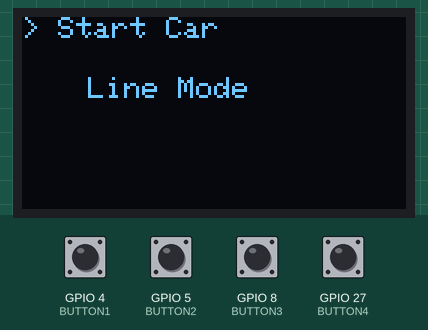
The sketch below on a simulated ESP32. Parts: 128×64 one-colour display. The test bench sets the inputs (shaded band); at power-on: GPIO 4 (BUTTON1), GPIO 5 (BUTTON2), GPIO 8 (BUTTON3), GPIO 27 (BUTTON4) HIGH.

Above: at 3.2 s.
3.3 s: GPIO 4 (BUTTON1) pulled LOW for 0.15 s
At 4.5 s:
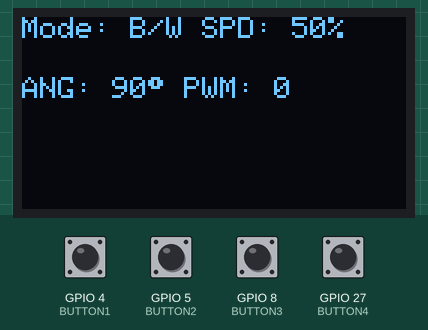
4.9 s: GPIO 5 (BUTTON2) pulled LOW for 0.15 s
At 5.8 s:
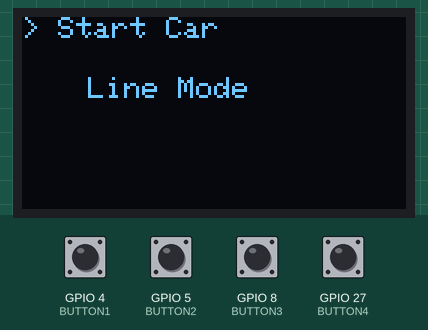
6.5 s: GPIO 27 (BUTTON4) pulled LOW for 0.15 s
At 7.1 s:
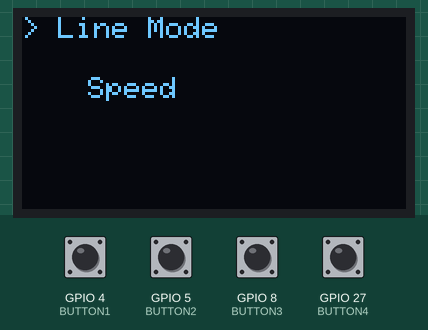
8.1 s: GPIO 4 (BUTTON1) pulled LOW for 1 s
At 9.2 s:
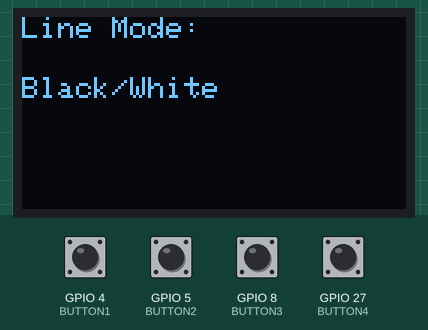
10.6 s: GPIO 8 (BUTTON3) pulled LOW for 0.15 s
At 11.4 s:
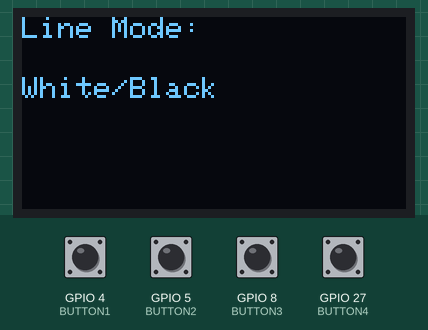
12.2 s: GPIO 8 (BUTTON3) pulled LOW for 1 s
At 12.7 s:
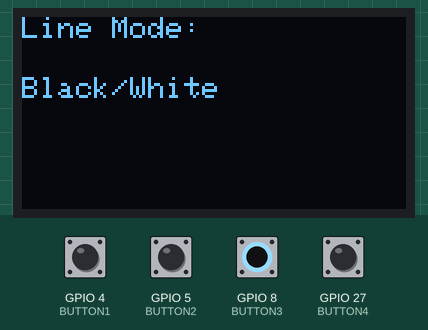
Timing chart, 0 to 15.2 s (numbered marks = the images above; inputs shaded):
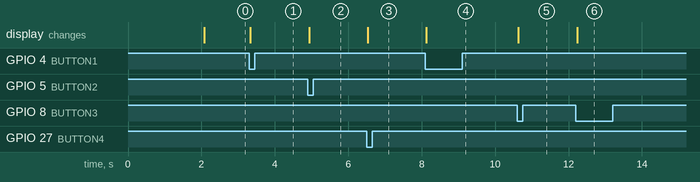

Measured:
- after the input at 3.3 s, the display: changes at once (image 1)
- after the input at 4.9 s, the display: changes at once (image 2)
- after the input at 6.5 s, the display: changes at once (image 3)
- after the input at 8.1 s, the display: changes at once (image 4)
- after the input at 10.6 s, the display: changes at once (image 5)
- after the input at 12.2 s, the display: changes at once (image 6)

The sketch:

OLED.ino
```cpp
#include <Wire.h>
#include <Adafruit_GFX.h>
#include <Adafruit_SSD1306.h>

#define SCREEN_WIDTH 128
#define SCREEN_HEIGHT 64
Adafruit_SSD1306 display(SCREEN_WIDTH, SCREEN_HEIGHT, &Wire, -1);

// Button pins
#define BUTTON1 4 // Okay
#define BUTTON2 5 // Back
#define BUTTON3 8 // Up
#define BUTTON4 27 // Down

enum MenuState { MAIN_MENU, LINE_MODE_MENU, SPEED_MENU, EMOTE_MENU, RUNNING };
MenuState menuState = MAIN_MENU;

const char* mainMenuItems[] = {" Start Car", " Line Mode", " Speed", " Emote"};
byte selectedOption = 0;
byte lineMode = 0;
int carSpeed = 50;
int16_t speed = 0;
uint8_t steering_angle = 90;

bool prevBtn1 = false;
bool prevBtn2 = false;
bool prevBtn3 = false;
bool prevBtn4 = false;

void setup() {
  Serial.begin(115200);

  pinMode(BUTTON1, INPUT_PULLUP);
  pinMode(BUTTON2, INPUT_PULLUP);
  pinMode(BUTTON3, INPUT_PULLUP);
  pinMode(BUTTON4, INPUT_PULLUP);

  // OLED init
  if (!display.begin(SSD1306_SWITCHCAPVCC, 0x3C)) {
    Serial.println("OLED init failed");
    while (1);
  }

  display.clearDisplay();
  display.setTextSize(1);
  display.setTextColor(SSD1306_WHITE);

  display.setCursor(10, 10);
  display.println("Self-Driving Car");
  display.setCursor(15, 30);
  display.println("PMLD2 Team Hitam");
  display.display();
  delay(2000);

  printMainMenu();
}

void loop() {
  readButtons();

  if (menuState == RUNNING) {
    static unsigned long lastUpdate = 0;
    if (millis() - lastUpdate >= 100) {
      printRunningScreen();
      lastUpdate = millis();
    }
  }
}

void readButtons() {
  bool currentBtn1 = !digitalRead(BUTTON1);
  bool currentBtn2 = !digitalRead(BUTTON2);
  bool currentBtn3 = !digitalRead(BUTTON3);
  bool currentBtn4 = !digitalRead(BUTTON4);

  if (currentBtn1 && !prevBtn1) processButton(1);
  if (currentBtn2 && !prevBtn2) processButton(2);
  if (currentBtn3 && !prevBtn3) processButton(3);
  if (currentBtn4 && !prevBtn4) processButton(4);

  prevBtn1 = currentBtn1;
  prevBtn2 = currentBtn2;
  prevBtn3 = currentBtn3;
  prevBtn4 = currentBtn4;

  delay(10);
}

void processButton(int button) {
  switch (menuState) {
    case MAIN_MENU: handleMainMenu(button); break;
    case LINE_MODE_MENU: handleLineModeMenu(button); break;
    case SPEED_MENU: handleSpeedMenu(button); break;
    case EMOTE_MENU: handleEmoteMenu(button); break;
    case RUNNING: handleRunningState(button); break;
  }
}

void handleRunningState(int button) {
  if (button == 2) {
    menuState = MAIN_MENU;
    printMainMenu();
  }
}

void handleMainMenu(int button) {
  switch (button) {
    case 3: if (selectedOption > 0) selectedOption--; printMainMenu(); break;
    case 4: if (selectedOption < 3) selectedOption++; printMainMenu(); break;
    case 1:
      if (selectedOption == 0) menuState = RUNNING, printRunningScreen();
      else if (selectedOption == 1) menuState = LINE_MODE_MENU, printLineModeMenu();
      else if (selectedOption == 2) menuState = SPEED_MENU, printSpeedMenu();
      else menuState = EMOTE_MENU, printEmoteMenu();
      break;
  }
}

void handleLineModeMenu(int button) {
  switch (button) {
    case 3:
    case 4:
      lineMode = !lineMode;
      printLineModeMenu();
      break;
    case 1:
    case 2:
      menuState = MAIN_MENU;
      printMainMenu();
      break;
  }
}

void handleSpeedMenu(int button) {
  switch (button) {
    case 3: carSpeed = min(carSpeed + 5, 100); printSpeedMenu(); break;
    case 4: carSpeed = max(carSpeed - 5, 0); printSpeedMenu(); break;
    case 1:
    case 2: menuState = MAIN_MENU; printMainMenu(); break;
  }
}

void handleEmoteMenu(int button) {
  if (button == 1) {
    display.clearDisplay();
    display.setCursor(10, 10);
    display.println("Emoting");
    display.setCursor(10, 30);
    display.println(":D :X :O :)");
    display.display();
    delay(3000);
    menuState = MAIN_MENU;
    printMainMenu();
  } else if (button == 2) {
    menuState = MAIN_MENU;
    printMainMenu();
  }
}

// ------------------- OLED DISPLAY FUNCTIONS -------------------

void printMainMenu() {
  display.clearDisplay();
  display.setCursor(0, 0);
  display.print(">");
  display.println(mainMenuItems[selectedOption]);

  if (selectedOption < 3) {
    display.setCursor(10, 20);
    display.print(" ");
    display.println(mainMenuItems[selectedOption + 1]);
  }
  display.display();
}

void printLineModeMenu() {
  display.clearDisplay();
  display.setCursor(0, 0);
  display.println("Line Mode:");
  display.setCursor(0, 20);
  display.println(lineMode ? "White/Black" : "Black/White");
  display.display();
}

void printSpeedMenu() {
  display.clearDisplay();
  display.setCursor(0, 0);
  display.println("Current Speed:");
  display.setCursor(0, 20);
  display.print(carSpeed);
  display.println("%");
  display.display();
}

void printEmoteMenu() {
  display.clearDisplay();
  display.setCursor(0, 0);
  display.println("Start Emote?");
  display.setCursor(0, 20);
  display.println("OK=Confirm  Back");
  display.display();
}

void printRunningScreen() {
  display.clearDisplay();
  display.setCursor(0, 0);
  display.print("Mode: ");
  display.print(lineMode ? "W/B" : "B/W");
  display.print(" SPD: ");
  display.print(carSpeed);
  display.println("%");

  display.setCursor(0, 20);
  display.print("ANG: ");
  display.print(steering_angle);
  display.write(247);  // Degree symbol on OLED
  display.print(" PWM: ");
  display.println(speed);
  display.display();
}
```
